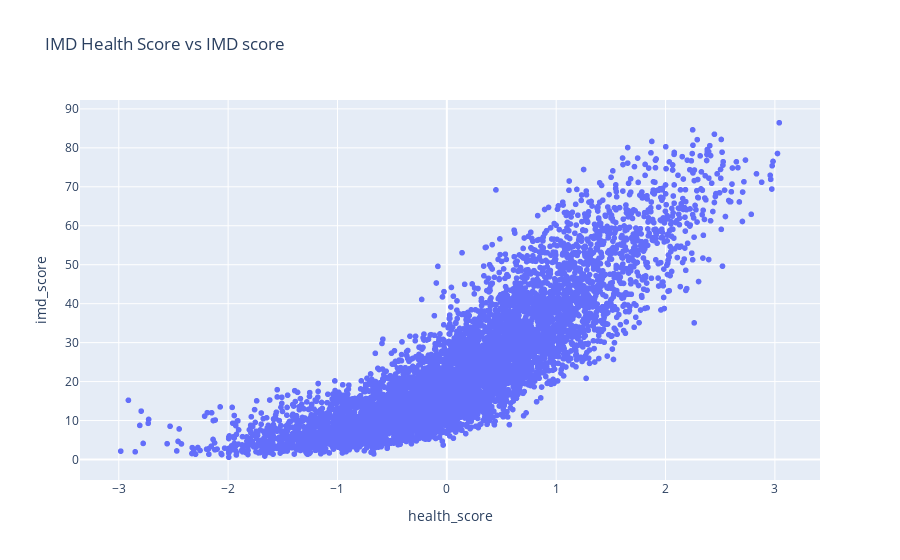

Here is the notebook cell this chart was saved with:
### Code cell
fig = px.scatter(loneliness_health, y='imd_score', x='health_score', title='IMD Health Score vs IMD score')
fig.show()

### Figure 1 — Plotly figure (JSON) as saved in the notebook; plotly's stock layout.template omitted (floating-point values rounded to 4 significant figures; data arrays with more than 128 entries replaced by an {"elided": "..."} marker saying what was removed)
{"data": [{"hovertemplate": "health_score=%{x}<br>imd_score=%{y}<extra></extra>", "legendgroup": "", "marker": {"color": "#636efa", "symbol": "circle"}, "mode": "markers", "name": "", "showlegend": false, "type": "scattergl", "x": {"elided": "6270 float values"}, "xaxis": "x", "y": {"elided": "6270 float values"}, "yaxis": "y"}], "layout": {"autosize": true, "legend": {"tracegroupgap": 0}, "title": {"text": "IMD Health Score vs IMD score"}, "xaxis": {"anchor": "y", "autorange": true, "domain": [0, 1], "range": [-3.341, 3.399], "title": {"text": "health_score"}, "type": "linear"}, "yaxis": {"anchor": "x", "autorange": true, "domain": [0, 1], "range": [-5.712, 92.73], "title": {"text": "imd_score"}, "type": "linear"}}}
